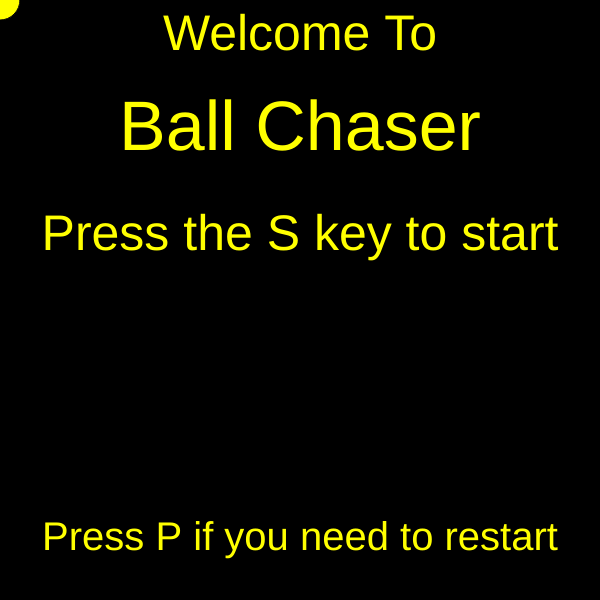
Frame 1 (no input)
Frame 60 (no input): identical to frame 1, image omitted
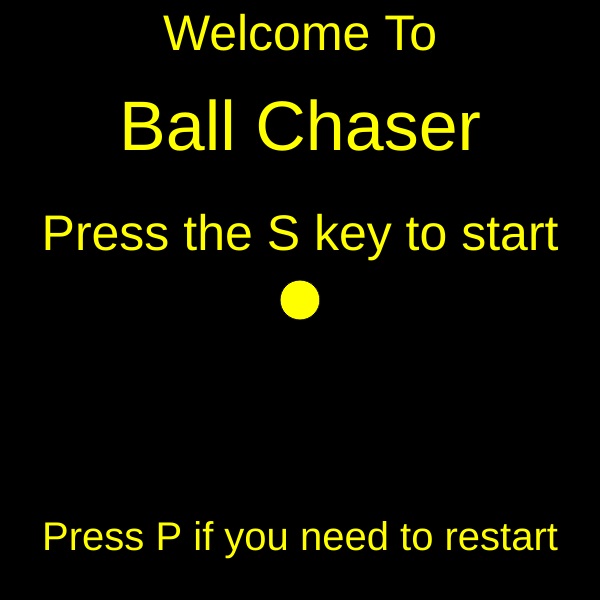
Frame 120 (the mouse pressed at the canvas centre since frame 60)

The p5.js sketch that drew these frames (run headless with seeded random() and noise() and a simulated clock; from frame 60 on, the mouse is pressed at the canvas centre):

// p5.js sketch
// ── sketch.js
var ballx = 300;
var bally = 300;
var ballSize = 40;
var score = 0;
var sceneNum = 0;
let timer = 22

function setup() {
  createCanvas(600, 600);
  textAlign(CENTER);
  textSize(20);
} //end of setup

function draw() {
  background(220);

  //drawing level number 1 I put the timer in each scene it needs to be. If the timer runs out it will go to the losing scene. If the user won the timer will stop.  
  if (sceneNum == 1) {
    levelOne();
    text(timer, 490, 20);

    if (frameCount % 60 == 0 && timer > 0) {
      timer--;

    } else if (timer == 0) {
      sceneNum = 6;
    } else if (sceneNum == 5)
      timer++;
  }
  //drawing level 2 with the same timer and rules-----------------------------------------
  if (sceneNum == 2) {
    levelTwo();
    text(timer, 490, 20);

    if (frameCount % 60 == 0 && timer > 0) {
      timer--;

    } else if (timer == 0) {
      sceneNum = 6;
    } else if (sceneNum == 5)
      timer++;
  }
  //drawing level 3 with the same timer and rules-----------------------------------------
  if (sceneNum == 3) {
    levelThree();
    text(timer, 490, 20);

    if (frameCount % 60 == 0 && timer > 0) {
      timer--;

    } else if (timer == 0) {
      sceneNum = 6;
    } else if (sceneNum == 5)
      timer++;
 //drawing level 4 with the same timer and rules------------------------------------------
  }
  if (sceneNum == 4) {
    levelFour();
    text(timer, 490, 20);

    if (frameCount % 60 == 0 && timer > 0) {
      timer--;

    } else if (timer == 0) {
      sceneNum = 6;
    } else if (sceneNum == 5)
      timer++;
  }
  //text("Press R to reset the ball",110,20);
  text(("score: " + score), width / 2, 40);


//begining stage--------------------------------------------------------------------------
  if (sceneNum == 0) {
    levelZero();
  }
//winning screen--------------------------------------------------------------------------
  if (sceneNum == 5) {
    levelFive();
  }
 //losing screen--------------------------------------------------------------------------
  if (sceneNum == 6) {
    levelSix();
  }
//if you press the P key you can play again
  if (key == 'p') {
    ballSize = 40
    sceneNum = 0;
    ellipse(mouseX, mouseY, ballSize, ballSize)
    ballx = random(width);
    bally = random(height);
    score = 0
    timer = 22
  }
  
  /*if (key == 'r') {
    ellipse(ballx,bally,ballSize,ballSize);
  }*/
  
  //ball animation
  ballx = ballx-0.6;
  bally = bally+0.7;
  

} //end of draw

//nothing special just text and a background.
function levelZero() {
  background(0, 0, 0);
  fill(255, 255, 0);
  textSize(50);
  text("Welcome To", 300, 50);
  textSize(70);
  text("Ball Chaser", 300, 150);
  textSize(50);
  text("Press the S key to start", 300, 250);
  textSize(40);
  text("Press P if you need to restart", 300, 550);
   //An ellipse that follows your cursor.
  ellipse(mouseX, mouseY, ballSize, ballSize)
//if you press the S key you will go to level 1
  if (key == 's') {
    sceneNum = 1;
  }
  
} //end of level 0    -------------------------------------------------
function levelOne() {
  background(166, 11, 11);
  textSize(20);
  //displaying the level number
  text("level 1", width / 2, height - 20);
  //measures how close your cursor is to the ellipse
  var disToBall = dist(ballx, bally, mouseX, mouseY);
  //if the cursor touches the ball, move it and add a point to the score 
  if (disToBall < ballSize / 2) {
    ballx = random(width);
    bally = random(height);
    score = score + 1;

  }
//if you score 5 points go to the next level
  if (score > 4) {
    sceneNum = 2;
  }
  //draws the ball, stroke and line
  strokeWeight(4);
  stroke(51);
  fill(255, 255, 255);
  ellipse(ballx, bally, ballSize, ballSize)
  line(ballx, bally, mouseX, mouseY);
  noStroke();
} //end of level 1    -------------------------------------------------

function levelTwo() {
  background(200, 100, 0);
  //displaying the level number
  text("level 2", width / 2, height - 20);
  //measures how close your cursor is to the ellipse
  var disToBall = dist(ballx, bally, mouseX, mouseY);
  //if the cursor touches the ball, move it and add a point to the score 
  if (disToBall < ballSize / 2) {
    ballx = random(width);
    bally = random(height);
    score = score + 1;
  }
//if you score 15 points go to the next level
  if (score > 14) {
    sceneNum = 3;
  }
  //draws the ball and stroke 
  strokeWeight(4);
  stroke(51);
  ellipse(ballx, bally, ballSize, ballSize)
  noStroke();

} //end of level 2    -------------------------------------------------

function levelThree() {
  background(193, 192, 11);
  //displaying the level number
  text("level 3", width / 2, height - 20);
   //measures how close your cursor is to the ellipse
  var disToBall = dist(ballx, bally, mouseX, mouseY);
   //if the cursor touches the ball, move it and add a point to the score 
  if (disToBall < ballSize / 2) {
    ballx = random(width);
    bally = random(height);
    score = score + 1;
  }
//if you score 20 points go to the next level
  if (score > 19) {
    sceneNum = 4;
  }

//draws the ball
  ellipse(ballx, bally, ballSize, ballSize)


} //end of level 3    -------------------------------------------------

function levelFour() {
  background(0, 100, 200);
  //displaying the level number
  text("level 4", width / 2, height - 20);
    //measures how close your cursor is to the ellipse
  var disToBall = dist(ballx, bally, mouseX, mouseY);
  //if the cursor touches the ball, move it and add a point to the score
  if (disToBall < ballSize / 2) {
    ballx = random(width);
    bally = random(height);
    score = score + 1;
    //everytime the ball is touched get smaller
    ballSize = ballSize - 5;
  }
//if you score 28 points go to the winning screen
  if (score > 27) {
    sceneNum = 5;
  }

//draws the ball
  ellipse(ballx, bally, ballSize, ballSize)

} //end of level 4    -------------------------------------------------
function levelFive() {
  background(0, 0, 0);
  //just winning text
  fill(0, 255, 0);
  textSize(50);
  text("You finished the game", 300, 50);
  text("You scored all 28 points", 300, 150);
  text("In the given time!", 300, 250);
text("Press P to play again", 300, 550);


} //end of level 5    -------------------------------------------------
function levelSix() {
  background(0, 0, 0);
  //just losing text
  fill(255, 0, 0);
  textSize(50);
  text("You did not finish", 300, 80);
  text("The game fast enough", 300, 220);
  text("Press P to play again", 300, 550);
  
  //declaring the scene number 
  sceneNum = 6


} //end of level 6    -------------------------------------------------
